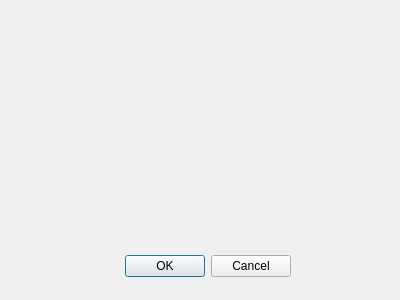
<?xml version="1.0" encoding="UTF-8"?>
<ui version="4.0">
 <class>SearchDialog</class>
 <widget class="QDialog" name="SearchDialog">
  <property name="geometry">
   <rect>
    <x>0</x>
    <y>0</y>
    <width>400</width>
    <height>300</height>
   </rect>
  </property>
  <property name="windowTitle">
   <string>Dialog</string>
  </property>
  <widget class="QDialogButtonBox" name="buttonBox">
   <property name="geometry">
    <rect>
     <x>-50</x>
     <y>250</y>
     <width>341</width>
     <height>32</height>
    </rect>
   </property>
   <property name="orientation">
    <enum>Qt::Horizontal</enum>
   </property>
   <property name="standardButtons">
    <set>QDialogButtonBox::Cancel|QDialogButtonBox::Ok</set>
   </property>
  </widget>
 </widget>
 <resources/>
 <connections>
  <connection>
   <sender>buttonBox</sender>
   <signal>accepted()</signal>
   <receiver>SearchDialog</receiver>
   <slot>accept()</slot>
   <hints>
    <hint type="sourcelabel">
     <x>248</x>
     <y>254</y>
    </hint>
    <hint type="destinationlabel">
     <x>157</x>
     <y>274</y>
    </hint>
   </hints>
  </connection>
  <connection>
   <sender>buttonBox</sender>
   <signal>rejected()</signal>
   <receiver>SearchDialog</receiver>
   <slot>reject()</slot>
   <hints>
    <hint type="sourcelabel">
     <x>316</x>
     <y>260</y>
    </hint>
    <hint type="destinationlabel">
     <x>286</x>
     <y>274</y>
    </hint>
   </hints>
  </connection>
 </connections>
</ui>
